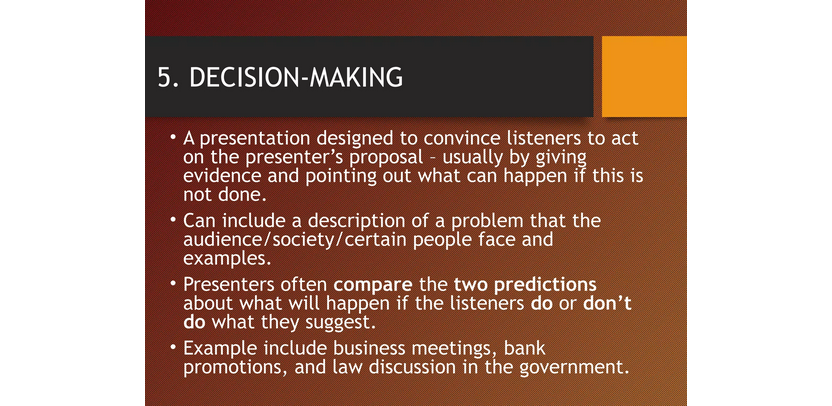
#> input picture Resources/1.png, 832 x 406 px, found by its file name
$ python 05Erode.py
#> lines starting #> are read from the running program, lines starting #| are printed output that depends on the picture; after the words box and inside, x2 and y2 are one past the last pixel; in counts of white or black regions, pixels touching at a corner belong together
import cv2 as cv
import numpy as np
img = cv.imread('/media/mysterious/Personal/Programming/Python/Resources/1.png')
#> img is the input picture: shape (406, 832, 3); mean B, G, R 121.3, 134.7, 167.5
kernel = np.ones((5,5),np.uint8) # kernel is a matrix of 1's of size 5x5 and data type is unsigned integer of 8 bits which is 0-255 range of values
imggray = cv.cvtColor(img, cv.COLOR_BGR2GRAY)
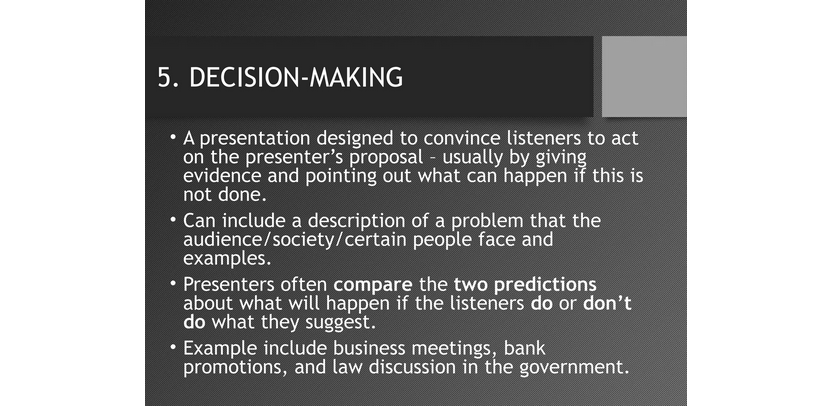
#> imggray: shape (406, 832); min 7, max 255, mean 143

blurimg=cv.GaussianBlur(img,(7,7),0)
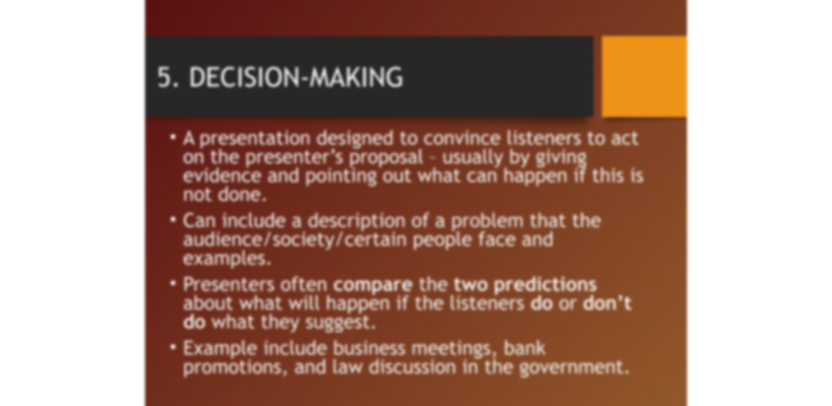
#> blurimg: shape (406, 832, 3); mean B, G, R 121.3, 134.7, 167.5

# blurimg1=cv.GaussianBlur(imggray,(7,7),0)

imgCanny=cv.Canny(img,150,200)
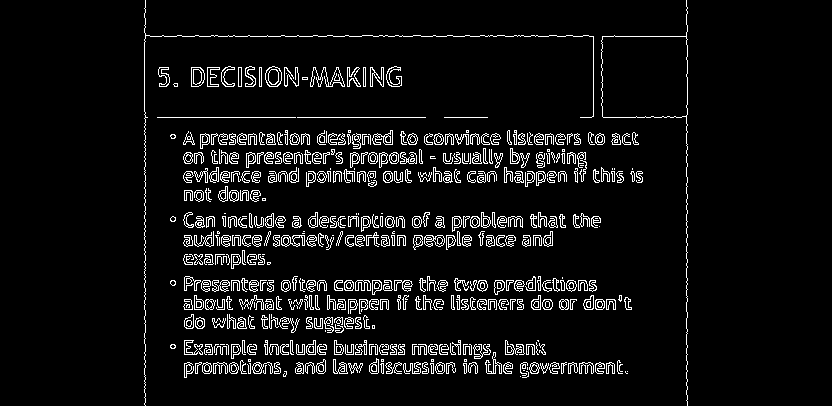
#> imgCanny: shape (406, 832); 6.5% white in thin lines or dots, all inside (x1, y1, x2, y2) = (144, 0, 688, 406)

imgDilation=cv.dilate(imgCanny,kernel,iterations=1)
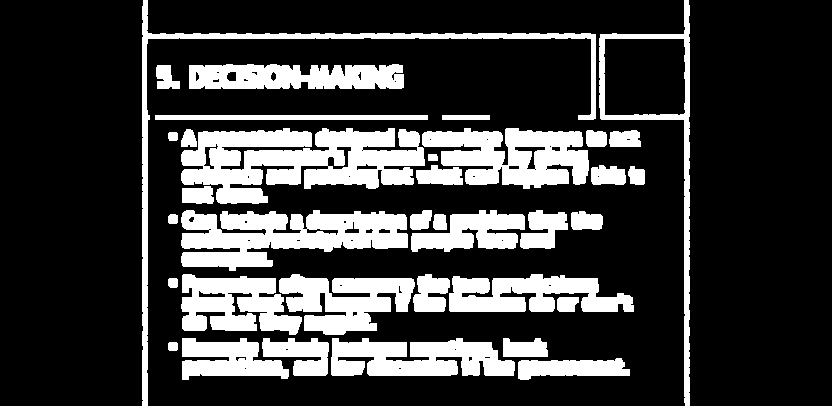
#> imgDilation: shape (406, 832); 23.6% white; 36 white regions, largest, box (x1, y1, x2, y2) and area: (181, 128, 425, 204) 11666, (181, 210, 408, 271) 8543, (422, 128, 589, 189) 6765

imgErrosion=cv.erode(imgDilation,kernel,iterations=1)
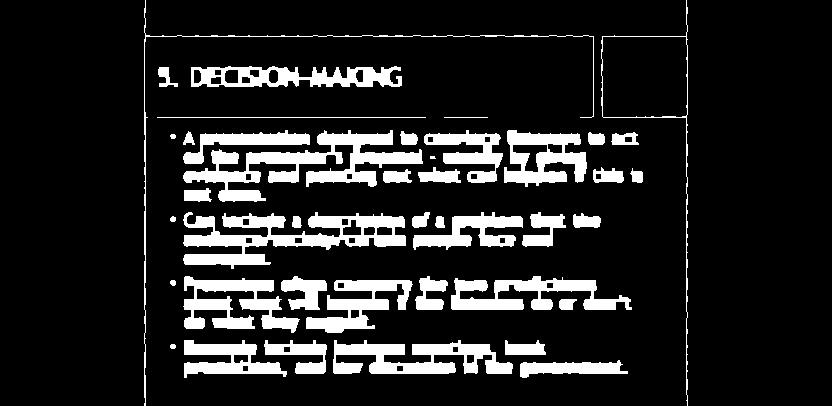
#> imgErrosion: shape (406, 832); 13.9% white; 42 white regions (1 under 20 px), largest, box (x1, y1, x2, y2) and area: (183, 130, 423, 202) 5700, (183, 212, 406, 269) 5398, (333, 340, 513, 374) 3595

# cv.imshow('Gray Image',imggray)
# cv.imshow('Blur Image Gray',blurimg1)
# cv.imshow('Canny Image',imgCanny)
cv.imshow('Dilation Image',imgDilation)
cv.imshow('Erosion Image',imgErrosion)
cv.waitKey(0)
